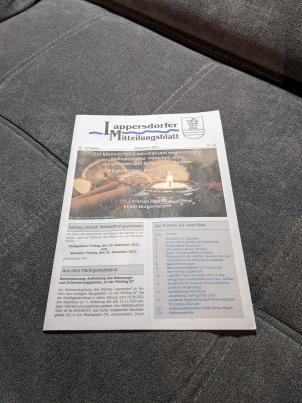
#> input picture lesson6/data/document.jpg, 302 x 403 px, found by its file name
$ jupyter execute --allow-errors Homework6.ipynb
#> lines starting #> are read from the running program, lines starting #| are printed output that depends on the picture
[cell 1]
import cv2
import math
import numpy as np
from matplotlib import pyplot as plt
plt.rcParams['figure.figsize'] = [15, 10]

# Let's read the image
img = cv2.imread('/home/hask/Project/cv_homework/lesson6/data/document.jpg')
#> img is the input picture: shape (403, 302, 3); mean B, G, R 112.3, 114.4, 117.9
gray = cv2.cvtColor(img, cv2.COLOR_BGR2GRAY)
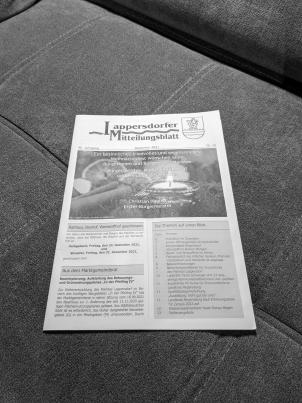
#> gray: shape (403, 302); min 0, max 255, mean 115.3
gray = np.float32(gray) / 255
rows, cols = gray.shape
#> rows = 403; cols = 302

# Plot the images
plt.subplot(121), plt.imshow(img), plt.title('Original Image')
plt.subplot(122), plt.imshow(gray, cmap='gray'), plt.title('Grayscale Image')
plt.show()
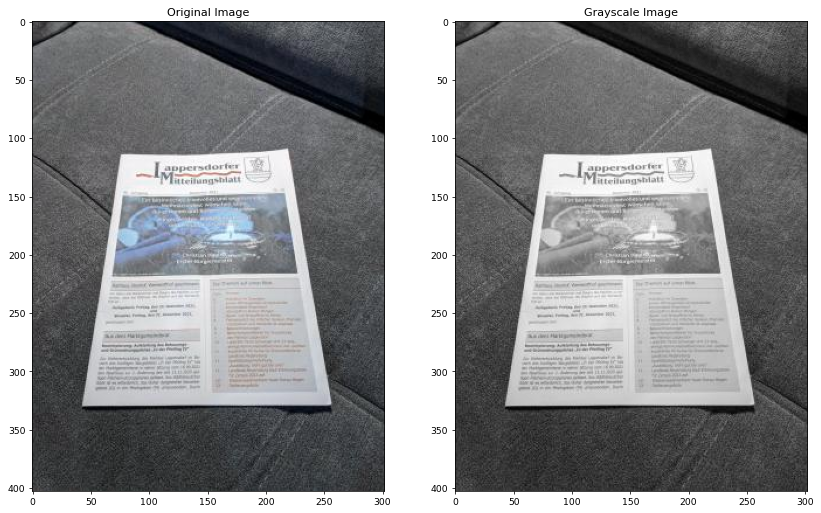
#> figure drawn by matplotlib, 2 panels; B, G, R data is drawn as R, G, B

[cell 2]
# Harris corner detection
cornerness = cv2.cornerHarris(gray, blockSize=2, ksize=3, k=0.04)
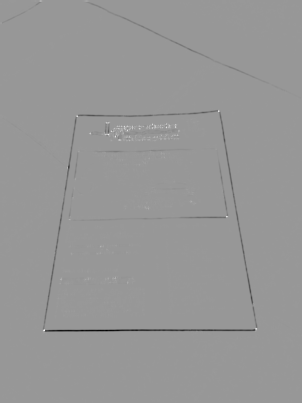
#> cornerness: shape (403, 302) float32; min -0.00812, max 0.00551, mean -3.51e-05; drawn with min black and max white

# Zero out negative cornerness values
cornerness[cornerness < 0] = 0
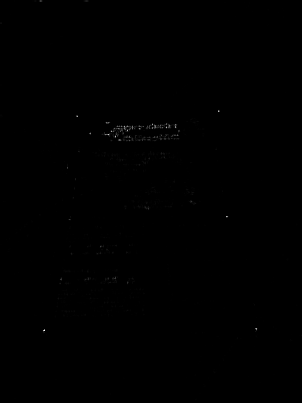
#> cornerness: shape (403, 302) float32; min 0, max 0.00551, mean 6.51e-06; drawn with min black and max white

# Logarithmic scale for better visualization
cornerness = np.log(cornerness + 1e-6)
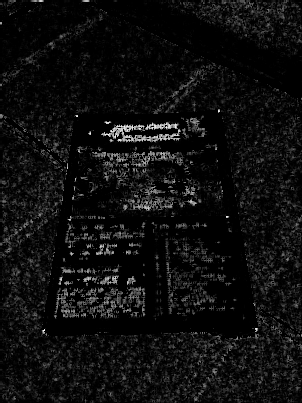
#> cornerness: shape (403, 302) float32; min -13.82, max -5.2, mean -13.31; drawn with min black and max white

# Plot the results
plt.subplot(121), plt.imshow(img), plt.title('Original Image')
plt.subplot(122), plt.imshow(cornerness, cmap='gray'), plt.title('Harris Corners')
plt.show()
#> figure, not shown here; B, G, R data is drawn as R, G, B

[cell 3]
# Thresholds and coordinates
th_top_left = th_top_right = th_bottom_left = th_bottom_right = -1e6
opt_top_left = opt_top_right = opt_bottom_left = opt_bottom_right = None
quad_size = 7

# Scan the Harris detection results
for r in range(quad_size, rows-quad_size):
    for c in range(quad_size, cols-quad_size):
        if cornerness[r, c] < -7:
            continue

        block = 255 * gray[r-quad_size:r+quad_size+1, c-quad_size:c+quad_size+1]
        quad_top_left = block[0:quad_size, 0:quad_size]
        quad_top_right = block[0:quad_size, quad_size+1:]
        quad_bottom_left = block[quad_size+1:, 0:quad_size]
        quad_bottom_right = block[quad_size+1:, quad_size+1:]

        # Descriptor for the top-left document corner
        descriptor = np.mean(quad_bottom_right) - np.mean(quad_top_left) - np.mean(quad_top_right) - np.mean(quad_bottom_left)

        if descriptor > th_top_left:
            th_top_left = descriptor
            opt_top_left = (c, r)

        # Implement the descriptors for the other three corners
        # Top-right corner
        descriptor = np.mean(quad_bottom_left) - np.mean(quad_top_right) - np.mean(quad_top_left) - np.mean(quad_bottom_right)
        if descriptor > th_top_right:
            th_top_right = descriptor
            opt_top_right = (c, r)

        # Bottom-left corner
        descriptor = np.mean(quad_top_right) - np.mean(quad_bottom_left) - np.mean(quad_top_left) - np.mean(quad_bottom_right)
        if descriptor > th_bottom_left:
            th_bottom_left = descriptor
            opt_bottom_left = (c, r)

        # Bottom-right corner
        descriptor = np.mean(quad_top_left) - np.mean(quad_bottom_right) - np.mean(quad_top_right) - np.mean(quad_bottom_left)
        if descriptor > th_bottom_right:
            th_bottom_right = descriptor
            opt_bottom_right = (c, r)
#> after the loop, opt_bottom_left = (43, 330); opt_bottom_right = (256, 329); opt_top_left = (76, 115); opt_top_right = (219, 111); th_bottom_left = 26.49; th_bottom_right = 5.86; th_top_left = -80.63; th_top_right = -86.31

# Draw circles at the detected corners
out = cv2.circle(img, opt_top_left, 3, (255, 0, 0), -1)
out = cv2.circle(img, opt_top_right, 3, (255, 0, 0), -1)
#> out: shape (403, 302, 3); mean B, G, R 112.3, 114.3, 117.8
out = cv2.circle(img, opt_bottom_left, 3, (255, 0, 0), -1)
#> out: shape (403, 302, 3); mean B, G, R 112.4, 114.3, 117.8
out = cv2.circle(img, opt_bottom_right, 3, (255, 0, 0), -1)
#> out: shape (403, 302, 3); mean B, G, R 112.4, 114.3, 117.8

# Plot the images with the detected corners
plt.subplot(121), plt.imshow(out), plt.title('Detected Corners')
plt.subplot(122), plt.imshow(cornerness, cmap='gray'), plt.title('Harris Corners')
plt.show()
#> figure, not shown here; B, G, R data is drawn as R, G, B
